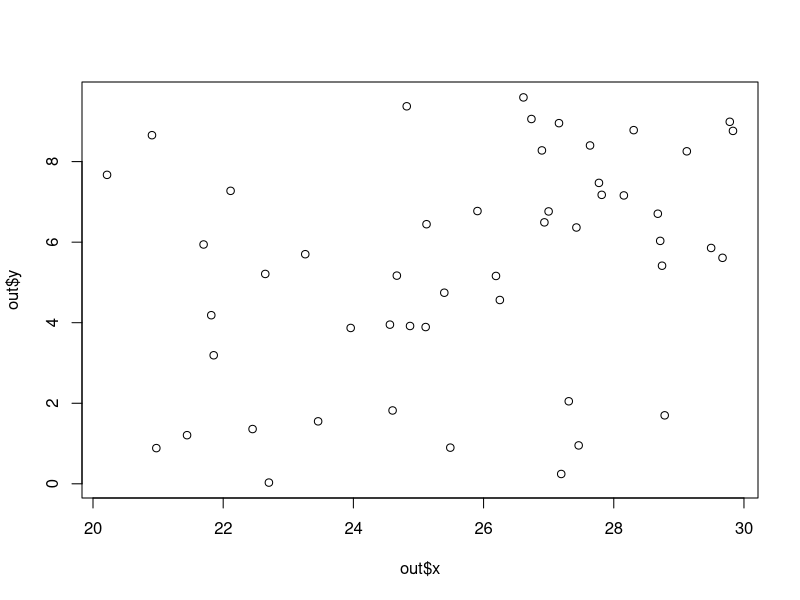
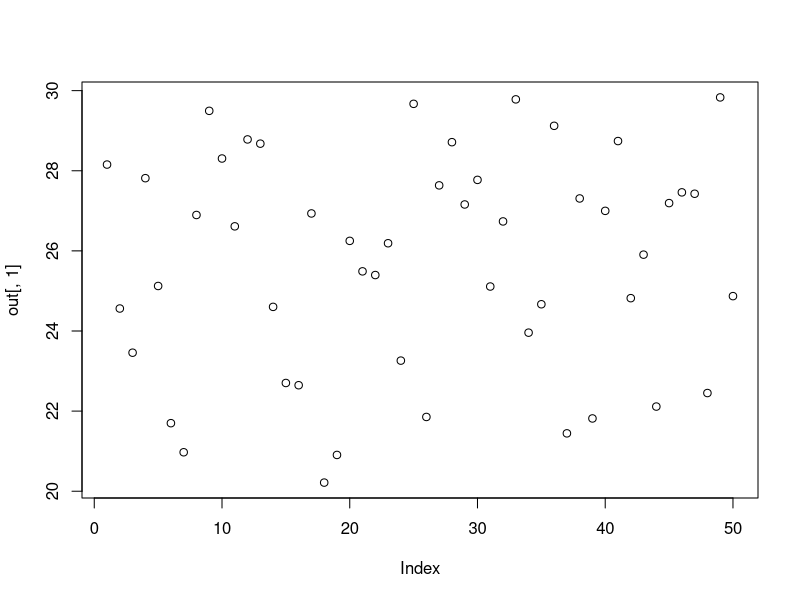

Write R code to recreate these figures, in order.
## ---- chunk 1
2+4+7 # Sum
4-5   # Subtraction
2*3   # Multiplication
1/2   # Division

# Order of operation
1/2*3+4-5
1/2*(3+4-5)
1/(2*(3+4-5))
1/(2*3+4-5) 
# Notice how output changes with the placement of operators

# Other operators:
2^3
log(10)
sqrt(4)
pi

# Clear the Environment
rm(list=ls()) # rm is for remove,ls is short for list. The empty parenthesis i.e. () signifies all content. 
## ---- chunk 2
# The "is equal to" or "assignment operator in R is "<-" or "=" 

# Generate sample data. Remember "c" comes from for "concatenate". 
data<-c(1,4,2,3,9)    # Try data = c(1,4,2,3,9). Is there any difference in data in both cases?

# rbind combines data by rows, and hence "r"bind
# cbind combines data by columns, and hence "c"bind

# Checking the properties of a dataset. Note: the na.rm argument ignores NA values in the dataset.
data=rbind(1,4,2,3,9) 
dim(data)           # [5,1]: 5 rows, 1 column
data[2,1]           # Show the value in row 2, column 1
data[c(2:5),1]      # Show a range of values in column 1
mean(data, na.rm=T) # Mean
max(data)           # Maximum
min(data)           # Minimum
sd(data)            # Standard deviation
var(data)           # Variance

summary(data) 
str(data)        # Prints structure of data
head(data)       # Returns the 1st 6 items in the object
head(data, 2)    # Print first 2
tail(data, 2)    # Print last 2

# Do the same, but with "c()" instead of "rbind"
data=c(1,4,2,3,9) 
dim(data)        # Note: dim is NULL
length(data)     # Length of a dataset is the number of variables (columns)

data[2]          # This should give you 4 

# Other operators work in the same way
mean(data)       # Mean
max(data)        # Maximum
min(data)        # Minimum
sd(data)         # Standard deviation
var(data)        # Variance

# Text data
data=c("LSU","SPESS","AgCenter","Tigers") 
data             # View
data[1]

# Mixed data
data=c(1,"LSU",10,"AgCenter") # All data is treated as text if one value is text
data[3]                       # Note how output is in quotes i.e. "10"

## ---- chunk 3
# Lets make a random matrix
test_mat = matrix( c(2, 4, 3, 1, 5, 7), # The data elements 
  nrow=2,         # Number of rows 
  ncol=3,         # Number of columns 
  byrow = TRUE)   # Fill matrix by rows 

test_mat = matrix( c(2, 4, 3, 1, 5, 7),nrow=2,ncol=3,byrow = TRUE) # Same result 
test_mat


test_mat[,2]      # Display all rows, and second column
test_mat[2,]      # Display second row, all columns

# Types of datasets
out = as.matrix(test_mat)
out               # This is a matrix
out = as.array(test_mat)
out               # This is also a matrix
out = as.vector(test_mat)
out               # This is just a vector

# Data frame and list
data1=runif(50,20,30) # Create 50 random numbers between 20 and 30  
data2=runif(50,0,10)  # Create 50 random numbers between 0 and 10  

# Lists
out = list()        # Create and empty list
out[[1]] = data1    # Notice the brackets "[[ ]]" instead of "[ ]"
out[[2]] = data2
out[[1]]          # Contains data1 at this location

# Data frame
out=data.frame(x=data1, y=data2)

# Let's see how it looks!
plot(out$x, out$y)
plot(out[,1])
